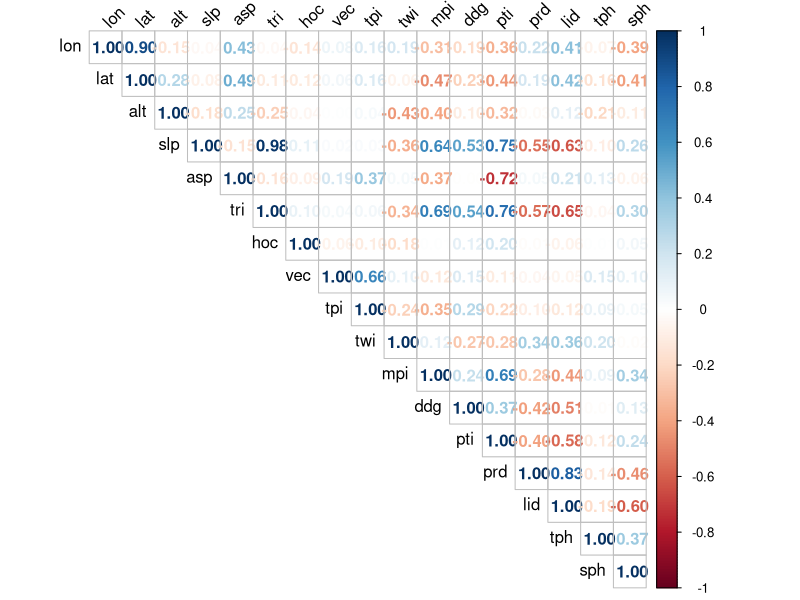

Source code (R):
##### PAIRWISE PEARSON CORRELATION #####



# BASICS

# install packages if necessary
#install.packages("corrplot")
#install.packages("readxl")


# load packages
library(corrplot)
library(readxl)

sessionInfo()



# ORGANIZE DATA

# load raw data file
raw_data_full <- read_xlsx("Data/2025_EVA_data.xlsx", sheet = "Data_analyses_full")

# subset data for pearson correlation
pearson_data <- raw_data_full[, c("lon", "lat", "alt", "slp", "asp", "tri", "hoc", "vec", "tpi", "twi", "mpi", "ddg", "pti", "prd", "lid", "tph", "sph")]



# CHECK PEARSON CORRELATION

# create correlation matrix (w/o soil type -> categorical)
correlation_matrix <- cor(na.omit(pearson_data))

# visualize correlation matrix with numbers and save to results
pdf(file = "Results/Multicollinearity/Pairwise_Pearson.pdf", width = 10, height = 10)
corrplot(correlation_matrix, method = "number", tl.col = "black", tl.srt = 45, number.cex = 1, type = "upper")
dev.off()

# exclude one of each factor-pair with R^2 > 0,75
# chosen based on biological relevance: lat, asp, tri, lid
